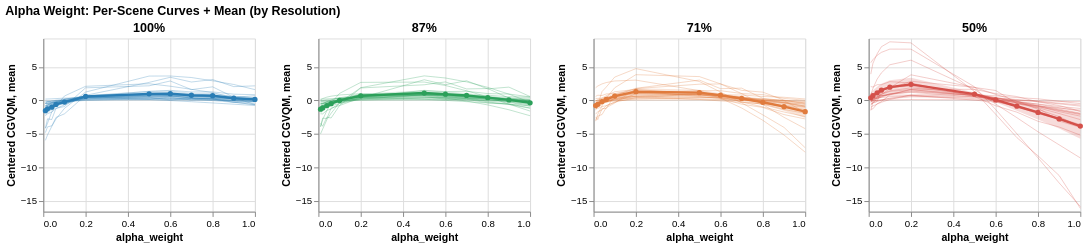

Notebook source saved alongside this figure:
### Markdown cell above
### Comparing how Alpha Weight Individual Scene shapes compare to the mean curve

### Code cell
alpha_df = df[df['parameter'] == 'alpha_weight'].copy()
alpha_df['resolution'] = alpha_df['resolution'].astype(str) + '%'

# Per-scene mean score per value
scene_curves = alpha_df.groupby(['scene', 'resolution', 'value'])['score_centered'].mean().reset_index()

# Mean curve across scenes
mean_curve = scene_curves.groupby(['resolution', 'value'])['score_centered'].agg(['mean','std','count']).reset_index()
mean_curve['ci95'] = 1.96 * mean_curve['std'] / np.sqrt(mean_curve['count'])

# Per-scene peak value
peaks = scene_curves.loc[scene_curves.groupby(['scene','resolution'])['score_centered'].idxmax()]
peaks = peaks.rename(columns={'value': 'peak_value'})

y_min = scene_curves['score_centered'].min() - 0.5
y_max = scene_curves['score_centered'].max() + 0.5
y_scale = alt.Scale(domain=[y_min, y_max])


charts = []
for res in res_order:
    sc = scene_curves[scene_curves['resolution'] == res]
    mc = mean_curve[mean_curve['resolution'] == res]
    pk = peaks[peaks['resolution'] == res]
    col = res_colors[res_order.index(res)]

    # Individual scene lines (thin, transparent)
    individual = alt.Chart(sc).mark_line(opacity=0.3, strokeWidth=1).encode(
        x=alt.X('value:Q', title='alpha_weight'),
        y=alt.Y('score_centered:Q', title='Centered CGVQM', scale=y_scale),
        detail='scene:N',
        color=alt.value(col)
    )

    # Mean line
    mean_line = alt.Chart(mc).mark_line(strokeWidth=2.5, point=True).encode(
        x='value:Q',
        y=alt.Y('mean:Q', scale=y_scale),
        color=alt.value(col)
    )

    # CI band
    band = alt.Chart(mc).mark_errorband(opacity=0.2).encode(
        x='value:Q',
        y=alt.Y('mean:Q', scale=y_scale),
        yError='ci95:Q',
        color=alt.value(col)
    )

    charts.append((individual + band + mean_line).properties(
        title=f'{res}', width=220, height=180
    ))

alt.hconcat(*charts).properties(title='Alpha Weight: Per-Scene Curves + Mean (by Resolution)')

### Figure 1 — Vega-Lite specification as saved in the notebook (floating-point values rounded to 4 significant figures; data arrays with more than 128 entries replaced by an {"elided": "..."} marker saying what was removed)
{"config": {"view": {"continuousWidth": 300, "continuousHeight": 300}}, "hconcat": [{"layer": [{"data": {"name": "data-df903c16e35ef02d453986b21977600e"}, "mark": {"type": "line", "opacity": 0.3, "strokeWidth": 1}, "encoding": {"color": {"value": "#2a7db5"}, "detail": {"field": "scene", "type": "nominal"}, "x": {"field": "value", "title": "alpha_weight", "type": "quantitative"}, "y": {"field": "score_centered", "scale": {"domain": [-16.61, 9.261]}, "title": "Centered CGVQM", "type": "quantitative"}}}, {"data": {"name": "data-273aee5ad592868a00731626d5433954"}, "mark": {"type": "errorband", "opacity": 0.2}, "encoding": {"color": {"value": "#2a7db5"}, "x": {"field": "value", "type": "quantitative"}, "y": {"field": "mean", "scale": {"domain": [-16.61, 9.261]}, "type": "quantitative"}, "yError": {"field": "ci95"}}}, {"data": {"name": "data-273aee5ad592868a00731626d5433954"}, "mark": {"type": "line", "point": true, "strokeWidth": 2.5}, "encoding": {"color": {"value": "#2a7db5"}, "x": {"field": "value", "type": "quantitative"}, "y": {"field": "mean", "scale": {"domain": [-16.61, 9.261]}, "type": "quantitative"}}}], "height": 180, "title": "100%", "width": 220}, {"layer": [{"data": {"name": "data-475246d29770955ca45e576e302e8548"}, "mark": {"type": "line", "opacity": 0.3, "strokeWidth": 1}, "encoding": {"color": {"value": "#2ca05a"}, "detail": {"field": "scene", "type": "nominal"}, "x": {"field": "value", "title": "alpha_weight", "type": "quantitative"}, "y": {"field": "score_centered", "scale": {"domain": [-16.61, 9.261]}, "title": "Centered CGVQM", "type": "quantitative"}}}, {"data": {"name": "data-02f66f9cc7a71700b49178b34ffd898d"}, "mark": {"type": "errorband", "opacity": 0.2}, "encoding": {"color": {"value": "#2ca05a"}, "x": {"field": "value", "type": "quantitative"}, "y": {"field": "mean", "scale": {"domain": [-16.61, 9.261]}, "type": "quantitative"}, "yError": {"field": "ci95"}}}, {"data": {"name": "data-02f66f9cc7a71700b49178b34ffd898d"}, "mark": {"type": "line", "point": true, "strokeWidth": 2.5}, "encoding": {"color": {"value": "#2ca05a"}, "x": {"field": "value", "type": "quantitative"}, "y": {"field": "mean", "scale": {"domain": [-16.61, 9.261]}, "type": "quantitative"}}}], "height": 180, "title": "87%", "width": 220}, {"layer": [{"data": {"name": "data-9e4d7a031b617e1eec939bcbf698a533"}, "mark": {"type": "line", "opacity": 0.3, "strokeWidth": 1}, "encoding": {"color": {"value": "#e07b3d"}, "detail": {"field": "scene", "type": "nominal"}, "x": {"field": "value", "title": "alpha_weight", "type": "quantitative"}, "y": {"field": "score_centered", "scale": {"domain": [-16.61, 9.261]}, "title": "Centered CGVQM", "type": "quantitative"}}}, {"data": {"name": "data-0be35f75fdd9f62b1ca1b17619c70821"}, "mark": {"type": "errorband", "opacity": 0.2}, "encoding": {"color": {"value": "#e07b3d"}, "x": {"field": "value", "type": "quantitative"}, "y": {"field": "mean", "scale": {"domain": [-16.61, 9.261]}, "type": "quantitative"}, "yError": {"field": "ci95"}}}, {"data": {"name": "data-0be35f75fdd9f62b1ca1b17619c70821"}, "mark": {"type": "line", "point": true, "strokeWidth": 2.5}, "encoding": {"color": {"value": "#e07b3d"}, "x": {"field": "value", "type": "quantitative"}, "y": {"field": "mean", "scale": {"domain": [-16.61, 9.261]}, "type": "quantitative"}}}], "height": 180, "title": "71%", "width": 220}, {"layer": [{"data": {"name": "data-a5feaade80384f5bfce3d03f5f615a75"}, "mark": {"type": "line", "opacity": 0.3, "strokeWidth": 1}, "encoding": {"color": {"value": "#d4504a"}, "detail": {"field": "scene", "type": "nominal"}, "x": {"field": "value", "title": "alpha_weight", "type": "quantitative"}, "y": {"field": "score_centered", "scale": {"domain": [-16.61, 9.261]}, "title": "Centered CGVQM", "type": "quantitative"}}}, {"data": {"name": "data-6d7ef8401f7b10e331343096b48f01d3"}, "mark": {"type": "errorband", "opacity": 0.2}, "encoding": {"color": {"value": "#d4504a"}, "x": {"field": "value", "type": "quantitative"}, "y": {"field": "mean", "scale": {"domain": [-16.61, 9.261]}, "type": "quantitative"}, "yError": {"field": "ci95"}}}, {"data": {"name": "data-6d7ef8401f7b10e331343096b48f01d3"}, "mark": {"type": "line", "point": true, "strokeWidth": 2.5}, "encoding": {"color": {"value": "#d4504a"}, "x": {"field": "value", "type": "quantitative"}, "y": {"field": "mean", "scale": {"domain": [-16.61, 9.261]}, "type": "quantitative"}}}], "height": 180, "title": "50%", "width": 220}], "title": "Alpha Weight: Per-Scene Curves + Mean (by Resolution)", "$schema": "https://vega.github.io/schema/vega-lite/v6.1.0.json", "datasets": {"data-df903c16e35ef02d453986b21977600e": {"elided": "252 records"}, "data-273aee5ad592868a00731626d5433954": [{"resolution": "100%", "value": 0.01, "mean": -1.524, "std": 1.731, "count": 21, "ci95": 0.7402}, {"resolution": "100%", "value": 0.02, "mean": -1.242, "std": 1.418, "count": 21, "ci95": 0.6066}, {"resolution": "100%", "value": 0.04, "mean": -0.9964, "std": 1.173, "count": 21, "ci95": 0.5016}, {"resolution": "100%", "value": 0.06, "mean": -0.5958, "std": 0.7789, "count": 21, "ci95": 0.3332}, {"resolution": "100%", "value": 0.1, "mean": -0.2349, "std": 0.5791, "count": 21, "ci95": 0.2477}, {"resolution": "100%", "value": 0.2, "mean": 0.5958, "std": 0.5463, "count": 21, "ci95": 0.2337}, {"resolution": "100%", "value": 0.5, "mean": 0.9852, "std": 0.9621, "count": 21, "ci95": 0.4115}, {"resolution": "100%", "value": 0.6, "mean": 1.021, "std": 1.094, "count": 21, "ci95": 0.4679}, {"resolution": "100%", "value": 0.7, "mean": 0.7793, "std": 0.9122, "count": 21, "ci95": 0.3902}, {"resolution": "100%", "value": 0.8, "mean": 0.7097, "std": 0.9314, "count": 21, "ci95": 0.3983}, {"resolution": "100%", "value": 0.9, "mean": 0.3406, "std": 0.718, "count": 21, "ci95": 0.3071}, {"resolution": "100%", "value": 1.0, "mean": 0.1614, "std": 0.7233, "count": 21, "ci95": 0.3094}], "data-475246d29770955ca45e576e302e8548": {"elided": "252 records"}, "data-02f66f9cc7a71700b49178b34ffd898d": [{"resolution": "87%", "value": 0.01, "mean": -1.298, "std": 1.498, "count": 21, "ci95": 0.6406}, {"resolution": "87%", "value": 0.02, "mean": -1.113, "std": 1.289, "count": 21, "ci95": 0.5513}, {"resolution": "87%", "value": 0.04, "mean": -0.7645, "std": 0.9472, "count": 21, "ci95": 0.4051}, {"resolution": "87%", "value": 0.06, "mean": -0.4749, "std": 0.7408, "count": 21, "ci95": 0.3169}, {"resolution": "87%", "value": 0.1, "mean": 0.01182, "std": 0.4534, "count": 21, "ci95": 0.1939}, {"resolution": "87%", "value": 0.2, "mean": 0.6966, "std": 0.6793, "count": 21, "ci95": 0.2905}, {"resolution": "87%", "value": 0.5, "mean": 1.107, "std": 1.001, "count": 21, "ci95": 0.4281}, {"resolution": "87%", "value": 0.6, "mean": 0.935, "std": 0.9401, "count": 21, "ci95": 0.4021}, {"resolution": "87%", "value": 0.7, "mean": 0.7436, "std": 0.856, "count": 21, "ci95": 0.3661}, {"resolution": "87%", "value": 0.8, "mean": 0.4182, "std": 0.7094, "count": 21, "ci95": 0.3034}, {"resolution": "87%", "value": 0.9, "mean": 0.08185, "std": 0.6943, "count": 21, "ci95": 0.297}, {"resolution": "87%", "value": 1.0, "mean": -0.3442, "std": 0.7371, "count": 21, "ci95": 0.3153}], "data-9e4d7a031b617e1eec939bcbf698a533": {"elided": "252 records"}, "data-0be35f75fdd9f62b1ca1b17619c70821": [{"resolution": "71%", "value": 0.01, "mean": -0.7701, "std": 1.188, "count": 21, "ci95": 0.508}, {"resolution": "71%", "value": 0.02, "mean": -0.5705, "std": 1.098, "count": 21, "ci95": 0.4695}, {"resolution": "71%", "value": 0.04, "mean": -0.1637, "std": 0.961, "count": 21, "ci95": 0.411}, {"resolution": "71%", "value": 0.06, "mean": 0.1496, "std": 0.9182, "count": 21, "ci95": 0.3927}, {"resolution": "71%", "value": 0.1, "mean": 0.6587, "std": 1.009, "count": 21, "ci95": 0.4315}, {"resolution": "71%", "value": 0.2, "mean": 1.313, "std": 1.214, "count": 21, "ci95": 0.519}, {"resolution": "71%", "value": 0.5, "mean": 1.166, "std": 0.9795, "count": 21, "ci95": 0.4189}, {"resolution": "71%", "value": 0.6, "mean": 0.7842, "std": 0.7136, "count": 21, "ci95": 0.3052}, {"resolution": "71%", "value": 0.7, "mean": 0.2986, "std": 0.688, "count": 21, "ci95": 0.2943}, {"resolution": "71%", "value": 0.8, "mean": -0.2698, "std": 0.9456, "count": 21, "ci95": 0.4044}, {"resolution": "71%", "value": 0.9, "mean": -0.9235, "std": 1.459, "count": 21, "ci95": 0.624}, {"resolution": "71%", "value": 1.0, "mean": -1.673, "std": 2.182, "count": 21, "ci95": 0.9331}], "data-a5feaade80384f5bfce3d03f5f615a75": {"elided": "252 records"}, "data-6d7ef8401f7b10e331343096b48f01d3": [{"resolution": "50%", "value": 0.01, "mean": 0.4043, "std": 1.684, "count": 21, "ci95": 0.7201}, {"resolution": "50%", "value": 0.02, "mean": 0.7104, "std": 1.858, "count": 21, "ci95": 0.7945}, {"resolution": "50%", "value": 0.04, "mean": 1.151, "std": 2.089, "count": 21, "ci95": 0.8934}, {"resolution": "50%", "value": 0.06, "mean": 1.532, "std": 2.242, "count": 21, "ci95": 0.9587}, {"resolution": "50%", "value": 0.1, "mean": 1.989, "std": 2.371, "count": 21, "ci95": 1.014}, {"resolution": "50%", "value": 0.2, "mean": 2.407, "std": 2.31, "count": 21, "ci95": 0.9878}, {"resolution": "50%", "value": 0.5, "mean": 0.9464, "std": 0.5988, "count": 21, "ci95": 0.2561}, {"resolution": "50%", "value": 0.6, "mean": 0.07821, "std": 0.7871, "count": 21, "ci95": 0.3366}, {"resolution": "50%", "value": 0.7, "mean": -0.8608, "std": 1.621, "count": 21, "ci95": 0.6934}, {"resolution": "50%", "value": 0.8, "mean": -1.783, "std": 2.468, "count": 21, "ci95": 1.056}, {"resolution": "50%", "value": 0.9, "mean": -2.753, "std": 3.35, "count": 21, "ci95": 1.433}, {"resolution": "50%", "value": 1.0, "mean": -3.822, "std": 4.464, "count": 21, "ci95": 1.909}]}}
